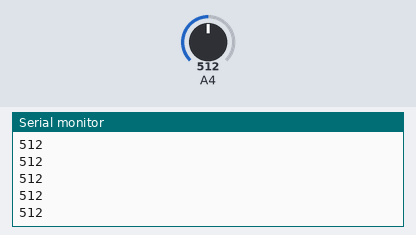
Recording of a sketch running on a simulated Arduino Mega 2560, built with avr-gcc and run on an emulated ATmega2560. On the bench: the last lines printed to the serial monitor. The test bench sets the inputs (shaded band); at power-on: A4 = 512.

Above: at 1.2 s.
1.3 s: A4 set to 716
At 1.31 s:
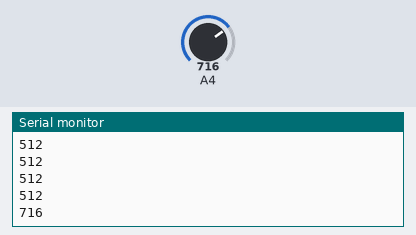
2.8 s: A4 set to 900
At 2.81 s:
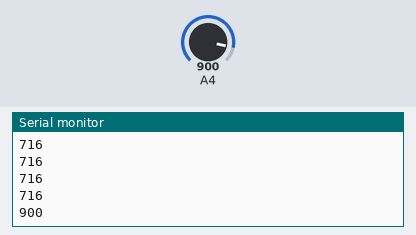
Timing chart, 0 to 5.8 s (numbered marks = the images above; inputs shaded):
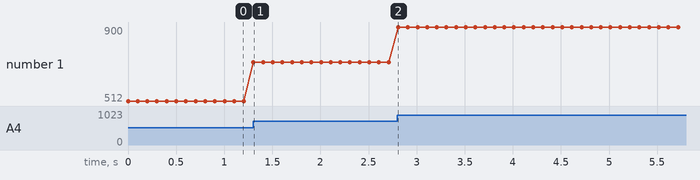

The sketch:

unsupported_api.ino
```cpp
// (licence header left out)
#include <Arduino.h>

void setup()
{
    Serial.begin(115200);
}

void loop()
{
    Serial.println(analogRead(36));
    delay(100);
}
```

Measured:
- after the input at 1.3 s, the serial monitor: prints a new line at once (image 1)
- after the input at 2.8 s, the serial monitor: prints a new line at once (image 2)
- plotted number 1: 512 → 716 after the input at 1.3 s, 716 → 900 after the input at 2.8 s
